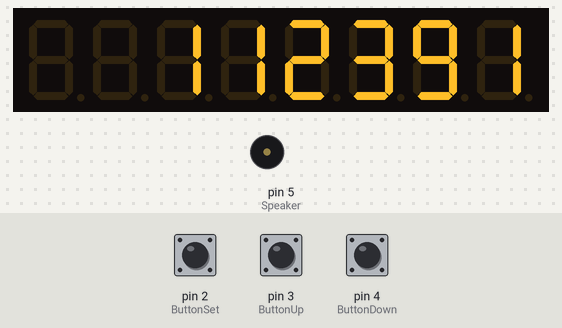
Bench run of a sketch on a simulated Arduino Uno, built with avr-gcc and run on an emulated ATmega328P. Parts: 8-digit seven-segment display, buzzer (waves = sounding, pin HIGH). Wiring (inferred from the names in the program): DS1307 clock at I2C address 0x68. The test bench sets the inputs (shaded band); at power-on: pin 2 (ButtonSet) HIGH, pin 3 (ButtonUp) HIGH, pin 4 (ButtonDown) HIGH. The local clock reads 2024-03-15 10:24:30 at power-on unless the sketch sets it.

Above: at 1.2 s.
1.3 s: pin 2 (ButtonSet) pulled LOW for 0.15 s
2.9 s: pin 3 (ButtonUp) pulled LOW for 3.2 s
At 3.7 s:
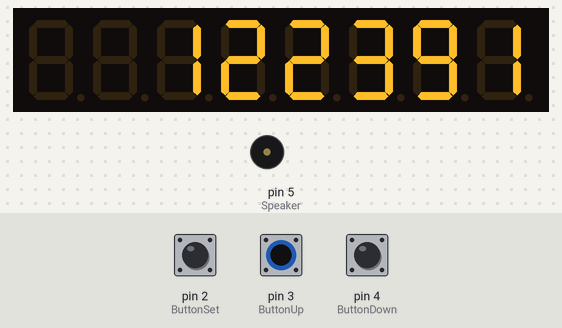
7.6 s: pin 4 (ButtonDown) pulled LOW for 1 s
At 8.7 s:
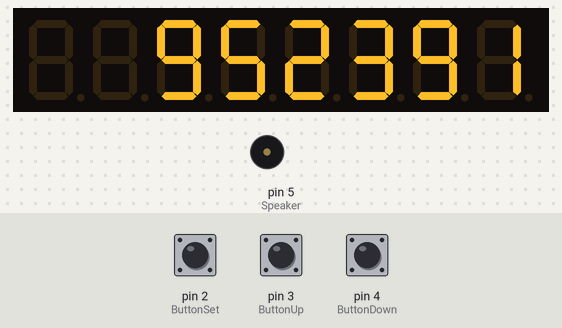
10.1 s: pin 3 (ButtonUp) pulled LOW for 1 s
At 11.2 s:
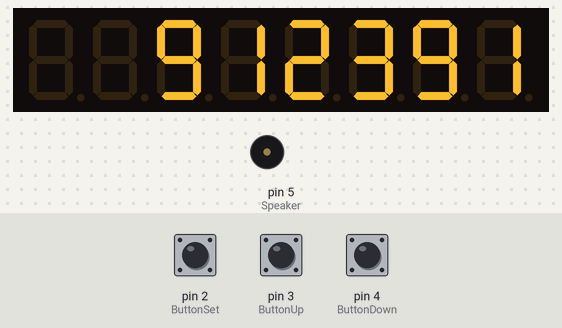
12.6 s: pin 2 (ButtonSet) pulled LOW for 3.2 s
At 15.7 s:
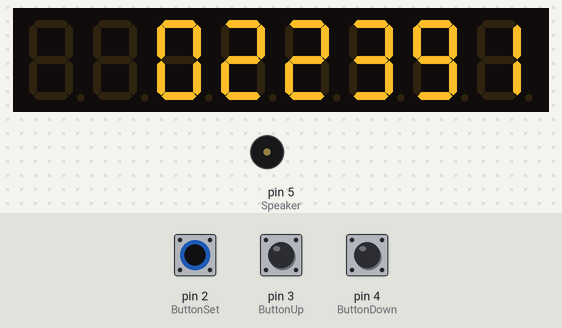
17.3 s: pin 4 (ButtonDown) pulled LOW for 1 s
At 18.2 s:
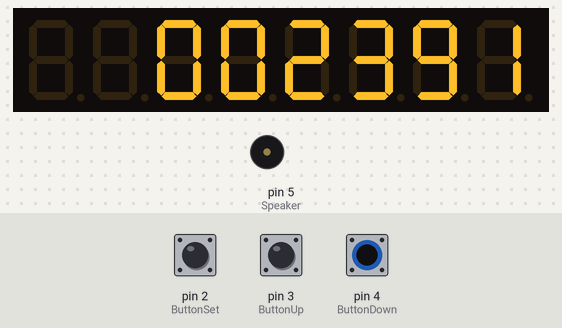
Timing chart, 0 to 20.3 s (numbered marks = the images above; inputs shaded):
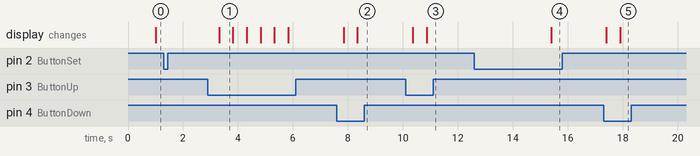

The sketch:

sketch_jul07a.ino
```cpp
//Programa : Relogio com Arduino, DS1307 e Display 7 Seg

#include "Wire.h"
#include "LedControl.h"
#define DS1307_ADDRESS 0x68
#define RELOGIO 0
#define AJUSTE 1
#define BLINK 100

LedControl led(A3, A1, A2, 1);

const byte DisplayCi = 0, ButtonSet = 2, ButtonUp = 3, ButtonDown = 4, Speaker = 5;
int modo = RELOGIO; //variável de modo
//modo 0 = relógio
//modo 1 = setup manual de hora
int segundos, minutos, horas; //variáveis do tempo
int blk; //variável para fazer o pisca pisca
byte zero = 0x00; //zero em byte
unsigned long timer; //excluir depois

void setup()
{
    Wire.begin();
    //Liga o display
    led.shutdown(DisplayCi, false);
    //Ajusta o brilho
    led.setIntensity(DisplayCi, 8);
    //Inicia os pinos digitais
    for (byte i = 2; i < 5; i++)
        pinMode(i, INPUT_PULLUP);
    //Inicia o pino do speaker
    pinMode(Speaker, OUTPUT);
    //A linha abaixo pode ser retirada apos setar a data e hora
    SelecionaDataeHora();

    timer = millis(); //excluir depois
}

void loop()
{
    Wire.beginTransmission(DS1307_ADDRESS);
    Wire.write(zero);
    Wire.endTransmission();
    Wire.requestFrom(DS1307_ADDRESS, 7);

    //Lê as variáveis do RTC
    segundos = ConverteparaDecimal(Wire.read());
    minutos = ConverteparaDecimal(Wire.read());
    horas = ConverteparaDecimal(Wire.read() & 0b111111);

    //Coloca as variáveis num painel de 7 segmentos
    desenhaLED();
    //Função de ajuste de hora
    ajustarHora();
}

void SelecionaDataeHora() //Seta a data e a hora do DS1307
{
    segundos = 10; //Valores de 0 a 59
    minutos = 32;  //Valores de 0 a 59
    horas = 19;    //Valores de 0 a 23
    enviaDados();
    desenhaLED();
}

byte ajustarHora()
{
    int digito;

    if (!digitalRead(ButtonSet) && modo == RELOGIO){
        modo = AJUSTE;
        digito = 5;
    }

    while(modo != RELOGIO){


        //////////////////////////////////////////////////
        //Ifs de controle de ajuste
        if (digito == 5){
            if (!digitalRead(ButtonUp)){
                segundos += 1;
            }else if(!digitalRead(ButtonDown)){
                segundos -= 1;
            }
        }else if(digito == 4){
            if (!digitalRead(ButtonUp)){
                segundos += 10;
            }else if(!digitalRead(ButtonDown)){
                segundos -= 10;
            }
        }else if(digito == 3){
            if (!digitalRead(ButtonUp)){
                minutos += 1;
            }else if(!digitalRead(ButtonDown)){
                minutos -= 1;
            }
        }else if(digito == 2){
            if (!digitalRead(ButtonUp)){
                minutos += 10;
            }else if(!digitalRead(ButtonDown)){
                minutos -= 10;
            }
        }else if(digito == 1){
            if (!digitalRead(ButtonUp)){
                horas += 1;
            }else if(!digitalRead(ButtonDown)){
                horas -= 1;
            }
        }else if(digito == 0){
            if (!digitalRead(ButtonUp)){
                horas += 10;
            }else if(!digitalRead(ButtonDown)){
                horas -= 10;
            }
        }
        ///////////////////////////////////////////////////

        //Troca o digito com o botão SET
        if(!digitalRead(ButtonSet)){
            digito--;
        }

        //volta pro modo relógio
        if(digito < 0){
            modo = RELOGIO;
        }

        //ajeita as variáveis
        if(horas >= 24){
            horas -= 24;
        }else if(horas < 0){
            horas = 24;
        }

        if(minutos >= 60){
            minutos -= 60;
        }else if(minutos < 0){
            minutos = 59;
        }

        if(segundos >= 60){
            segundos -= 60;
        }else if(segundos < 0){
            segundos = 59;
        }

        //colocas nos display
        desenhaLED();
        pisca(digito);
        //envia dados para o CI
        enviaDados();
        //delay
        delay(500);

    }

}

void desenhaLED(){
    led.setDigit(DisplayCi, 0, horas / 10, 0);
    led.setDigit(DisplayCi, 1, horas % 10, 0);
    led.setDigit(DisplayCi, 2, minutos / 10, 0);
    led.setDigit(DisplayCi, 3, minutos % 10, 0);
    led.setDigit(DisplayCi, 4, segundos / 10, 0);
    led.setDigit(DisplayCi, 5, segundos % 10, 0);
}

void enviaDados(){
    Wire.beginTransmission(DS1307_ADDRESS);
    Wire.write(zero); //Stop no CI para que o mesmo possa receber os dados
    //As linhas abaixo escrevem no CI os valores de
    //data e hora que foram colocados nas variaveis acima
    Wire.write(ConverteParaBCD(segundos));
    Wire.write(ConverteParaBCD(minutos));
    Wire.write(ConverteParaBCD(horas));
    Wire.write(zero);
    Wire.endTransmission();
}

void pisca(int digito){
    if (blk > BLINK){
        blk = 0;
    }
    if (blk > BLINK/2){
      led.setChar(DisplayCi, digito, ' ', 0);
    }
    blk++;
}

byte ConverteParaBCD(byte val)
{
    //Converte o número de decimal para BCD
    return ((val / 10 * 16) + (val % 10));
}

byte ConverteparaDecimal(byte val)
{
    //Converte de BCD para decimal
    return ((val / 16 * 10) + (val % 16));
}
```

Measured:
- after the input at 1.3 s, every drawn part: stays the same
- after the input at 2.9 s, the display: changes after 0.42 s (image 1)
- after the input at 7.6 s, the display: first changes after 0.24 s (image 2 shows a later state)
- after the input at 10.1 s, the display: first changes after 0.26 s (image 3 shows a later state)
- after the input at 12.6 s, the display: changes after 2.8 s (image 4)
- after the input at 17.3 s, the display: first changes after 0.10 s (image 5 shows a later state)
